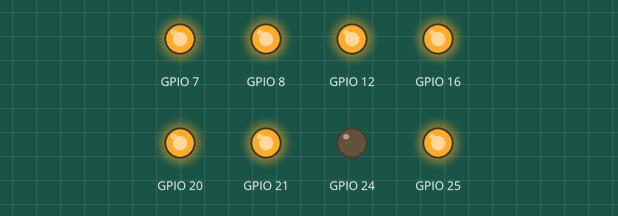
Simulated run of this program. Board: Raspberry Pi (BCM pin numbers). Shown: output pins drawn as LEDs (lit = HIGH).

Above: at 0.2 s.
At 1.1 s:
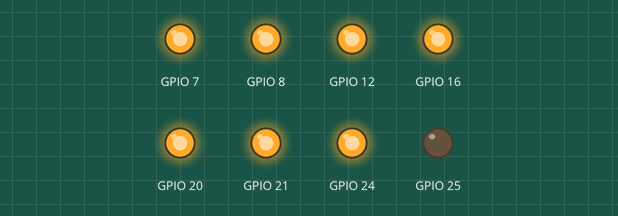
At 2.0 s:
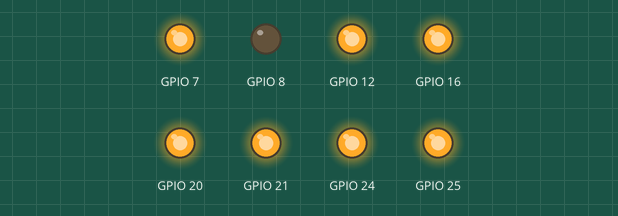
At 4.7 s:
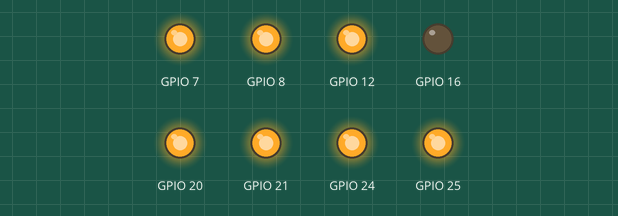
At 6.5 s:
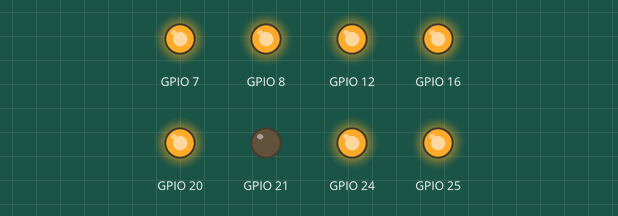
At 8.7 s:
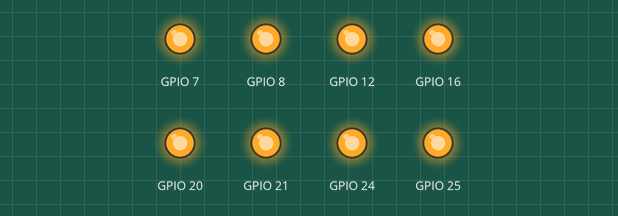
Timing chart, 0 to 9.4 s (numbered marks = the images above):
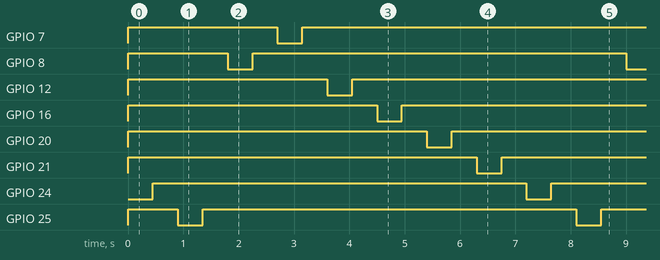

Measured:
- by itself, GPIO 7, GPIO 8, GPIO 12, GPIO 16, GPIO 20, GPIO 21, GPIO 24, GPIO 25: alternates HIGH for 6.8 s and LOW for 0.45 s
- by itself, everything shown: repeats every 7.2 s, in 16 steps

The program:

Snake_trial.py
```python
import RPi.GPIO as IO
import time
IO.setwarnings(False)

IO.setmode(IO.BCM)

IO.setup(24,IO.OUT)
IO.setup(25,IO.OUT)
IO.setup(8,IO.OUT)
IO.setup(7,IO.OUT)
IO.setup(12,IO.OUT)
IO.setup(16,IO.OUT)
IO.setup(20,IO.OUT)
IO.setup(21,IO.OUT)
IO.setup(26,IO.IN)

IO.output(24,IO.HIGH)
IO.output(25,IO.HIGH)
IO.output(8,IO.HIGH)
IO.output(7,IO.HIGH)
IO.output(12,IO.HIGH)
IO.output(16,IO.HIGH)
IO.output(20,IO.HIGH)
IO.output(21,IO.HIGH)

while True:
    IO.output(24,IO.LOW)
    time.sleep(0.45)
    IO.output(24,IO.HIGH)
    time.sleep(0.45)


    IO.output(25,IO.LOW)
    time.sleep(0.45)
    IO.output(25,IO.HIGH)
    time.sleep(0.45)


    IO.output(8,IO.LOW)
    time.sleep(0.45)
    IO.output(8,IO.HIGH)
    time.sleep(0.45)


    IO.output(7,IO.LOW)
    time.sleep(0.45)
    IO.output(7,IO.HIGH)
    time.sleep(0.45)


    IO.output(12,IO.LOW)
    time.sleep(0.45)
    IO.output(12,IO.HIGH)
    time.sleep(0.45)


    IO.output(16,IO.LOW)
    time.sleep(0.45)
    IO.output(16,IO.HIGH)
    time.sleep(0.45)


    IO.output(20,IO.LOW)
    time.sleep(0.45)
    IO.output(20,IO.HIGH)
    time.sleep(0.45)


    IO.output(21,IO.LOW)
    time.sleep(0.45)
    IO.output(21,IO.HIGH)
    time.sleep(0.45)
```
